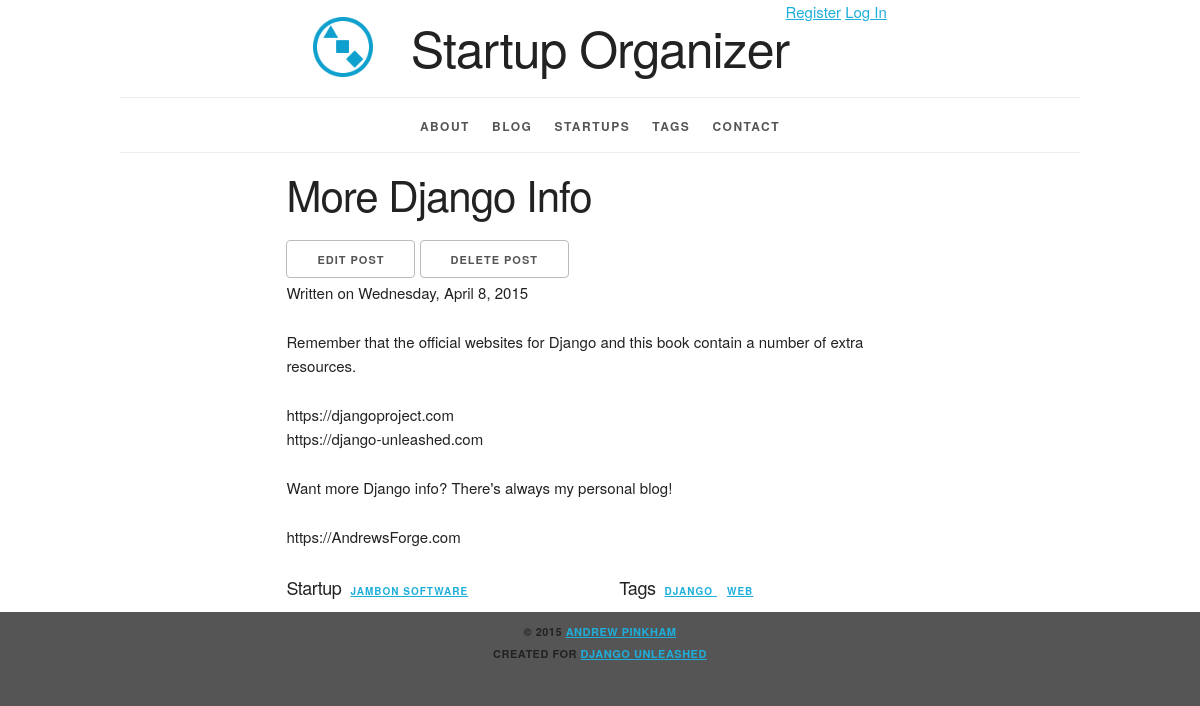
Page /blog/2015/4/more-django-info/ on the committed database.
### blog/models.py (models this page shows, shortened)
class Post(models.Model):
    title = models.CharField(max_length=63)
    slug = models.SlugField(
        max_length=63,
        help_text='A label for URL config',
        unique_for_month='pub_date')
    author = models.ForeignKey(
        settings.AUTH_USER_MODEL,
        related_name='blog_posts')
    text = models.TextField()
    pub_date = models.DateField(
        'date published',
        auto_now_add=True)
    tags = models.ManyToManyField(
        Tag,
        blank=True,
        related_name='blog_posts')
    startups = models.ManyToManyField(
        Startup,
        blank=True,
        related_name='blog_posts')
    objects = PostManager()
    class Meta:
        verbose_name = 'blog post'
        ordering = ['-pub_date', 'title']
        get_latest_by = 'pub_date'
        permissions = (
            ("view_future_post",
             "Can view unpublished Post"),
        )
    def get_delete_url(self):
        return reverse(
            'blog_post_delete',
            kwargs={'year': self.pub_date.year,
                    'month': self.pub_date.month,
                    'slug': self.slug})
    def get_update_url(self):
        return reverse(
            'blog_post_update',
            kwargs={'year': self.pub_date.year,
                    'month': self.pub_date.month,
                    'slug': self.slug})
    def natural_key(self):
        return (
            self.pub_date,
            self.slug)
    natural_key.dependencies = [
        'organizer.startup',
        'organizer.tag',
        'user.user',
    ]

### organizer/models.py (models this page shows, shortened)
class Startup(models.Model):
    name = models.CharField(
        max_length=31, db_index=True)
    slug = models.SlugField(
        max_length=31,
        unique=True,
        help_text='A label for URL config.')
    description = models.TextField()
    founded_date = models.DateField(
        'date founded')
    contact = models.EmailField()
    website = models.URLField(max_length=255)
    tags = models.ManyToManyField(Tag, blank=True)
    objects = StartupManager()
    class Meta:
        ordering = ['name']
        get_latest_by = 'founded_date'
    def get_absolute_url(self):
        return reverse('organizer_startup_detail',
                       kwargs={'slug': self.slug})

class Tag(models.Model):
    name = models.CharField(
        max_length=31, unique=True)
    slug = models.SlugField(
        max_length=31,
        unique=True,
        help_text='A label for URL config.')
    objects = TagManager()
    class Meta:
        ordering = ['name']
    def get_absolute_url(self):
        return reverse('organizer_tag_detail',
                       kwargs={'slug': self.slug})

### blog/views.py (the view)
class PostDetail(DateObjectMixin, DetailView):
    date_field = 'pub_date'
    model = Post

### blog/utils.py (called while the page is built, shortened)
    def get_allow_future(self):
        return self.request.user.has_perm(
            'blog.view_future_post')

    def get_month(self):
        month = self.month
        if month is None:
            month = self.kwargs.get(
                self.month_url_kwarg,
                self.request.GET.get(
                    self.month_query_kwarg))
        if month is None:
            raise Http404("No month specified")
        return month

    def get_year(self):
        year = self.year
        if year is None:
            year = self.kwargs.get(
                self.year_url_kwarg,
                self.request.GET.get(
                    self.year_query_kwarg))
        if year is None:
            raise Http404("No year specified")
        return year

    def get_object(self, queryset=None):
        year = self.get_year()
        month = self.get_month()
        date = _date_from_string(
            year, self.get_year_format(),
            month, self.get_month_format(),
        )
        if queryset is None:
            queryset = self.get_queryset()
        filter_dict = (
            self._make_single_date_lookup(date))
        queryset = queryset.filter(**filter_dict)
        return super().get_object(
            queryset=queryset)

    def _make_single_date_lookup(self, date):
        date_field = self.get_date_field()
        if self.uses_datetime_field:
            since = self._make_date_lookup_arg(
                date)
            until = self._make_date_lookup_arg(
                self._get_next_month(date))
            return {
                '%s__gte' % date_field: since,
                '%s__lt' % date_field: until,
            }
        else:
            return {
                '%s__gte' % date_field: date,
                '%s__lt' % date_field:
                    self._get_next_month(date),
            }

### blog/templates/blog/post_detail.html (shortened to what this page needs)
{% extends parent_template|default:"blog/base_blog.html" %}
{% block content %}
<article>
  <div class="row">
  <div class="offset-by-two eight columns">
    <header>
      <h2>{{ post.title|title }}</h2>
      <ul class="inline">
        <li>
          <a
              href="{{ post.get_update_url }}"
              class="button">
            Edit Post</a></li>
        <li>
          <a
              href="{{ post.get_delete_url }}"
              class="button">
            Delete Post</a></li>
      </ul>
      <p>
        Written on
        <time datetime="{{ post.pub_date|date:"Y-m-d" }}">
          {{ post.pub_date|date:"l, F j, Y" }}
        </time>
      </p>
    </header>
    {{ post.text|linebreaks }}
  </div></div>
  {% if post.startups.all or post.tags.all %}
    <footer class="row">
      {% if post.startups.all %}
        {% if post.tags.all %}
          <section class="meta offset-by-two one-third column">
        {% else %}
          <section class="meta offset-by-two two-thirds column">
        {% endif %}
            <h3>Startup{{ post.startups.count|pluralize }}</h3>
            <ul>
              {% for startup in post.startups.all %}
                <li><a href="{{ startup.get_absolute_url }}">
                  {{ startup.name }}
                </a></li>
              {% endfor %}
            </ul>
          </section>
      {% endif %}
      {% if post.tags.all %}
        {% if post.startups.all %}
          <section class="meta one-third column">
        {% else %}
          <section class="meta offset-by-two two-thirds column">
        {% endif %}
            <h3>Tag{{ post.tags.count|pluralize }}</h3>
            <ul>
              {% for tag in post.tags.all %}
                <li><a href="{{ tag.get_absolute_url }}">
                  {{ tag.name|title }}
                </a></li>
              {% endfor %}
            </ul>
          </section>
      {% endif %}
    </footer>
  {% endif %}
</article>
{% endblock %}

### static/site/skeleton.css (style rules this page uses)
.column, .columns { width: 100%; float: left; box-sizing: border-box; }
@media (min-width: 550px) { .column, .columns { margin-left: 4%; } }
@media (min-width: 550px) { .column:first-child, .columns:first-child { margin-left: 0; } }
@media (min-width: 550px) { .eight.columns { width: 65.3333333333%; } }
@media (min-width: 550px) { .one-third.column { width: 30.6666666667%; } }
@media (min-width: 550px) { .offset-by-two.column, .offset-by-two.columns { margin-left: 17.3333333333%; } }
html { font-size: 62.5%; }
body { font-size: 1.5em; line-height: 1.6; font-weight: 400; font-family: "Raleway", "HelveticaNeue", "Helvetica Neue", Helvetica, Arial, sans-serif; color: #222; }
h1, h2, h3, h4, h5, h6 { margin-top: 0; margin-bottom: 2rem; font-weight: 300; }
h2 { font-size: 3.6rem; line-height: 1.25; letter-spacing: -.1rem; }
h3 { font-size: 3.0rem; line-height: 1.3; letter-spacing: -.1rem; }
@media (min-width: 550px) { h2 { font-size: 4.2rem; } }
@media (min-width: 550px) { h3 { font-size: 3.6rem; } }
p { margin-top: 0; }
a { color: #1EAEDB; }
.button, button, input[type="submit"], input[type="reset"], input[type="button"] { display: inline-block; height: 38px; padding: 0 30px; color: #555; text-align: center; font-size: 11px; font-weight: 600; line-height: 38px; letter-spacing: .1rem; text-transform: uppercase; text-decoration: none; white-space: nowrap; background-color: transparent; border-radius: 4px; border: 1px solid #bbb; cursor: pointer; box-sizing: border-box; }
ul { list-style: circle inside; }
ol, ul { padding-left: 0; margin-top: 0; }
li { margin-bottom: 1rem; }
button, .button { margin-bottom: 1rem; }
pre, blockquote, dl, figure, table, p, ul, ol, form { margin-bottom: 2.5rem; }
.container:after, .row:after, .u-cf { content: ""; display: table; clear: both; }

### static/site/style.css (style rules this page uses)
html { height: 100%; background-color: #555; }
body { background-color: white; }
article h3 { margin: 0; padding: 0; }
.inline { list-style-type: none; padding: 0; margin: 0 0 -0.5em; }
.inline li { display: inline; }
article footer h3 { display: inline; font-size: 1.8rem; line-height: 1.5; letter-spacing: -.05rem; }
article footer ul { display: inline; margin: 0; padding: 1em 0; list-style-type: none; }
article footer li { display: inline; padding: 0; margin: 0 0.5em; font-weight: 600; text-transform: uppercase; font-size: 1rem; letter-spacing: .10rem; }

### rows in the picture
Post: title "More Django Info", pub_date "Wednesday, April 8, 2015", text "Remember that the official websites for Django and this book contain a number of extra resources. https://djangoproject.com https://django-unleashed.com Want more Django info? There's always my personal blog! https://AndrewsForge.com"
Startup: name "JAMBON SOFTWARE"
Tag: name "DJANGO"
Tag: name "WEB"
